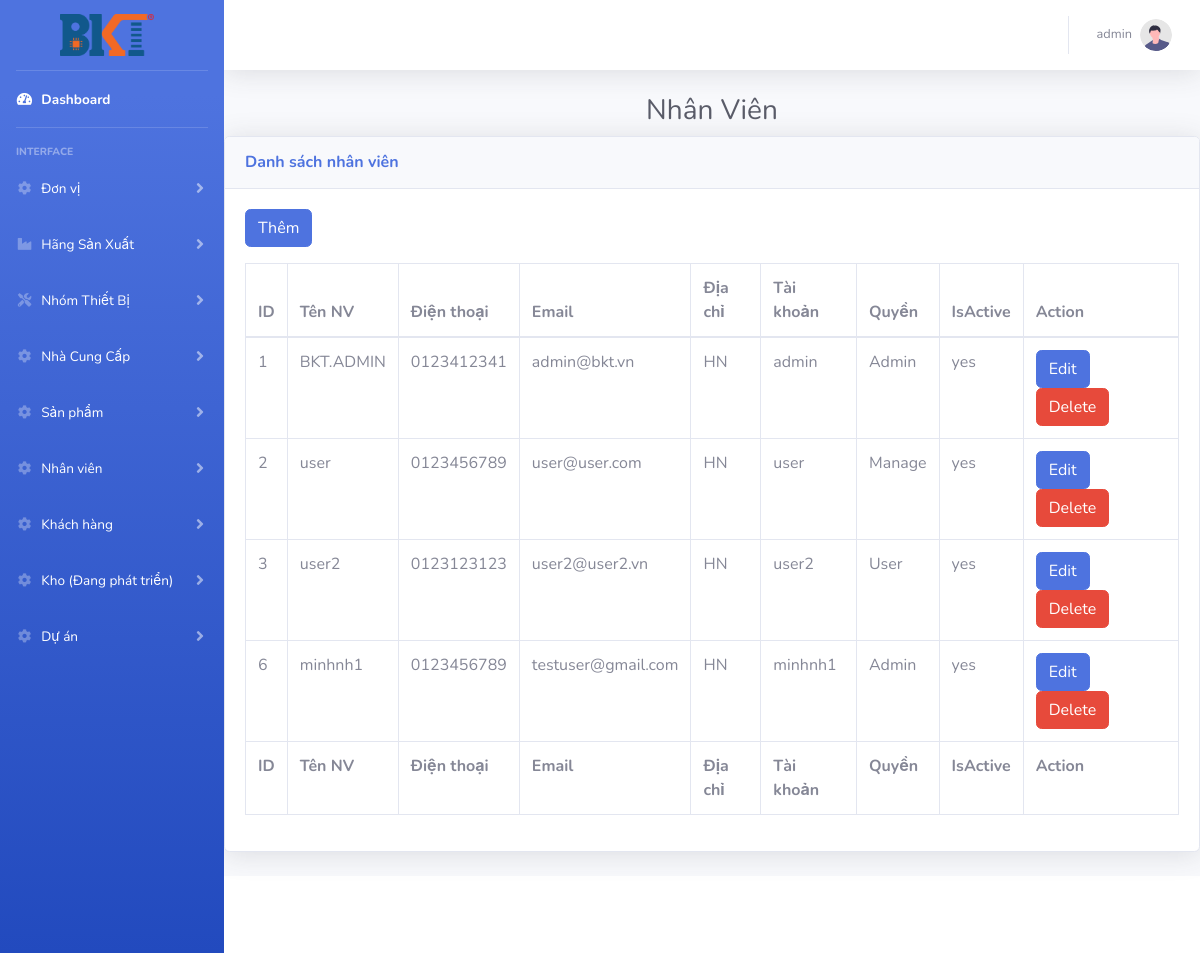
Before: /index.php?controller=nhanvien (signed in) with the older database file.
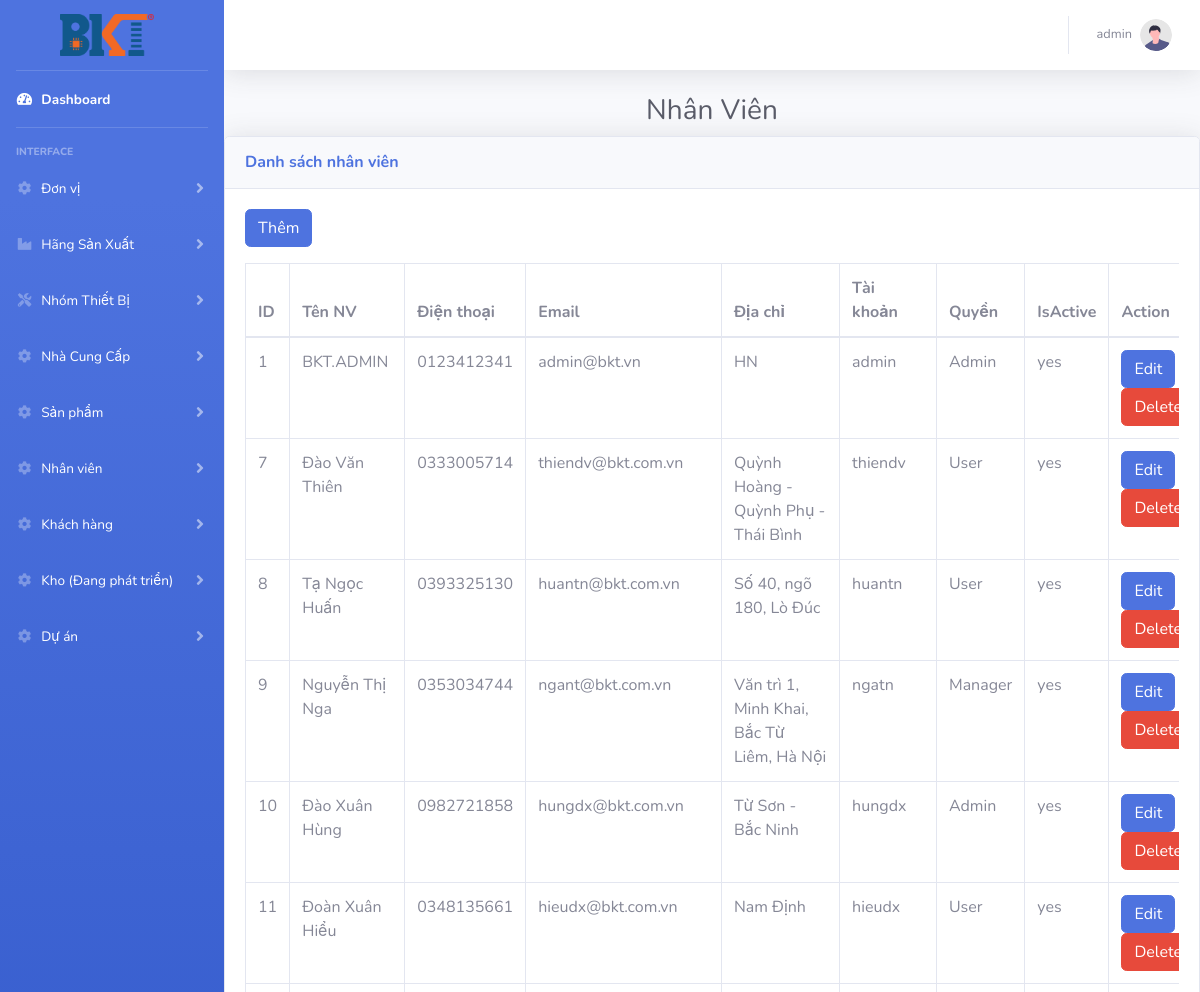
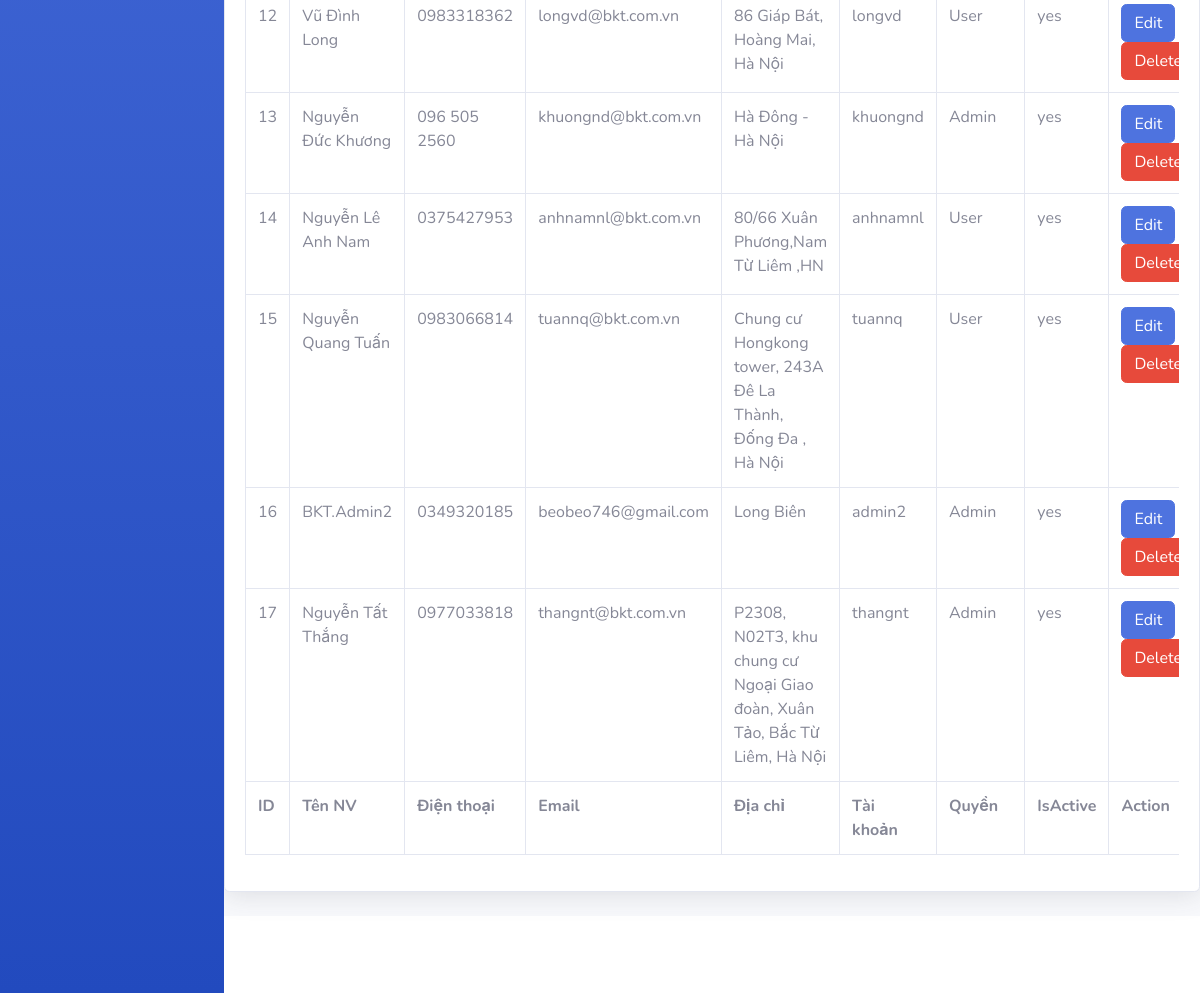
After: the same page with the newer database file (2 pictures, top to bottom).
### tables this page shows
CREATE TABLE `nhanvien` (
  `Id` int(11) NOT NULL,
  `TenNV` varchar(100) DEFAULT NULL,
  `DienThoai` varchar(20) DEFAULT NULL,
  `Email` varchar(50) DEFAULT NULL,
  `DiaChi` varchar(100) DEFAULT NULL,
  `TaiKhoan` varchar(50) DEFAULT NULL,
  `MatKhau` varchar(50) DEFAULT NULL,
  `Quyen` varchar(20) DEFAULT NULL,
  `IsActive` varchar(1) DEFAULT NULL
);

### routes.php (called while the page is built, shortened)
<?php
$controller = new $klass;
$controller->$action();

### index.php (called while the page is built, shortened)
<?php
require_once('routes.php');

### models/nhanvien.php (called while the page is built, shortened)
<?php
class NhanVien
{
    function __construct($Id, $TaiKhoan, $Quyen, $IsActive, $TenNV, $DienThoai, $Email, $DiaChi)
    {
        $this->Id = $Id;
        $this->TaiKhoan = $TaiKhoan;
        $this->Quyen = $Quyen;
        $this->IsActive = $IsActive;
        $this->TenNV = $TenNV;
        $this->DienThoai = $DienThoai;
        $this->Email = $Email;
        $this->DiaChi = $DiaChi;
    }
    static function all()
    {
        $list = [];
        $db = DB::getInstance();
        $reg = $db->query('SELECT Id, TaiKhoan, Quyen, IsActive, TenNV, DienThoai, Email, DiaChi FROM NhanVien');
        foreach ($reg->fetchAll() as $item) {
            $list[] = new NhanVien($item['Id'], $item['TaiKhoan'], $item['Quyen'], $item['IsActive'], $item['TenNV'], $item['DienThoai'], $item['Email'], $item['DiaChi']);
        }
        return $list;
    }
}
?>

### views/nhanvien/index.php (the view, shortened to what this page needs)
<?php
require_once ('models/nhanvien.php');
?>
<h1 class="h3 mb-2 text-center text-gray-800 ">Nhân Viên</h1>
<div class="card shadow mb-4">
    <div class="card-header py-3">
        <h6 class="m-0 font-weight-bold text-primary">Danh sách nhân viên</h6>
    </div>
    <div class="card-body">
        <a href="index.php?controller=nhanvien&action=insert" class="btn btn-primary mb-3">Thêm</a>
        <div class="table-responsive">
            <table class="table table-bordered" id="dataTable" width="100%" cellspacing="0">
                <thead>
                <tr>
                    <th>ID</th>
                    <th>Tên NV</th>
                    <th>Điện thoại</th>
                    <th>Email</th>
                    <th>Địa chỉ</th>
                    <th>Tài khoản</th>
                    <th>Quyền</th>
                    <th>IsActive</th>
                    <th>Action</th>
                </tr>
                </thead>
                <tfoot>
                <tr>
                    <th>ID</th>
                    <th>Tên NV</th>
                    <th>Điện thoại</th>
                    <th>Email</th>
                    <th>Địa chỉ</th>
                    <th>Tài khoản</th>
                    <th>Quyền</th>
                    <th>IsActive</th>
                    <th>Action</th>
                </tr>
                </tfoot>
                <tbody>
                <?php
                foreach ($nhanvien as $item){
                    ?>
                    <form method="post">
                        <tr>
                            <td><?= $item->Id   ?></td>
                            <td><?= $item->TenNV?></td>
                            <td><?= $item->DienThoai?></td>
                            <td><?= $item->Email?></td>
                            <td><?= $item->DiaChi?></td>
                            <td><?= $item->TaiKhoan?></td>
                            <td><?= $item->Quyen?></td>
                            <td><?php
                                if($item->IsActive=="1"){
                                        echo 'yes';
                                }
                                else {
                                    echo 'no';
                                }
                               ?></td>
                            <td>
                                <a  href="index.php?controller=nhanvien&action=edit&id=<?= $item->Id?>"  class='btn btn-primary mr-3'>Edit</a>
                                <button type="submit" name="dele" value="<?= $item->Id ?>"    class='btn btn-danger'>Delete</button>
                    </form>
                    <?php
                }
                ?>
                </tbody>
            </table>
        </div>
    </div>
</div>

Changed rows visible on the page:
removed nhanvien: Id "2", TenNV "user", DienThoai "0123456789", Email "user@user.com", DiaChi "HN", TaiKhoan "user", Quyen "Manage", IsActive "yes"
removed nhanvien: Id "3", TenNV "user2", DienThoai "0123123123", Email "user2@user2.vn", DiaChi "HN", TaiKhoan "user2", Quyen "User", IsActive "yes"
removed nhanvien: Id "6", TenNV "minhnh1", DienThoai "0123456789", Email "testuser@gmail.com", DiaChi "HN", TaiKhoan "minhnh1", Quyen "Admin", IsActive "yes"
added nhanvien: Id "7", TenNV "Đào Văn Thiên", DienThoai "0333005714", Email "thiendv@bkt.com.vn", DiaChi "Quỳnh Hoàng - Quỳnh Phụ - Thái Bình", TaiKhoan "thiendv", Quyen "User", IsActive "yes"
added nhanvien: Id "8", TenNV "Tạ Ngọc Huấn", DienThoai "0393325130", Email "huantn@bkt.com.vn", DiaChi "Số 40, ngõ 180, Lò Đúc", TaiKhoan "huantn", Quyen "User", IsActive "yes"
added nhanvien: Id "9", TenNV "Nguyễn Thị Nga", DienThoai "0353034744", Email "ngant@bkt.com.vn", DiaChi "Văn trì 1, Minh Khai, Bắc Từ Liêm, Hà Nội", TaiKhoan "ngatn", Quyen "Manager", IsActive "yes"
added nhanvien: Id "10", TenNV "Đào Xuân Hùng", DienThoai "0982721858", Email "hungdx@bkt.com.vn", DiaChi "Từ Sơn - Bắc Ninh", TaiKhoan "hungdx", Quyen "Admin", IsActive "yes"
added nhanvien: Id "11", TenNV "Đoàn Xuân Hiểu", DienThoai "0348135661", Email "hieudx@bkt.com.vn", DiaChi "Nam Định", TaiKhoan "hieudx", Quyen "User", IsActive "yes"
added nhanvien: Id "12", TenNV "Vũ Đình Long", DienThoai "0983318362", Email "longvd@bkt.com.vn", DiaChi "86 Giáp Bát, Hoàng Mai, Hà Nội", TaiKhoan "longvd", Quyen "User", IsActive "yes"
added nhanvien: Id "13", TenNV "Nguyễn Đức Khương", DienThoai "096 505 2560", Email "khuongnd@bkt.com.vn", DiaChi "Hà Đông - Hà Nội", TaiKhoan "khuongnd", Quyen "Admin", IsActive "yes"
added nhanvien: Id "14", TenNV "Nguyễn Lê Anh Nam", DienThoai "0375427953", Email "anhnamnl@bkt.com.vn", DiaChi "80/66 Xuân Phương,Nam Từ Liêm ,HN", TaiKhoan "anhnamnl", Quyen "User", IsActive "yes"
added nhanvien: Id "15", TenNV "Nguyễn Quang Tuấn", DienThoai "0983066814", Email "tuannq@bkt.com.vn", DiaChi "Chung cư Hongkong tower, 243A Đê La Thành, Đống Đa , Hà Nội", TaiKhoan "tuannq", Quyen "User", IsActive "yes"
added nhanvien: Id "16", TenNV "BKT.Admin2", DienThoai "0349320185", Email "beobeo746@gmail.com", DiaChi "Long Biên", TaiKhoan "admin2", Quyen "Admin", IsActive "yes"
added nhanvien: Id "17", TenNV "Nguyễn Tất Thắng", DienThoai "0977033818", Email "thangnt@bkt.com.vn", DiaChi "P2308, N02T3, khu chung cư Ngoại Giao đoàn, Xuân Tảo, Bắc Từ Liêm, Hà Nội", TaiKhoan "thangnt", Quyen "Admin", IsActive "yes"
